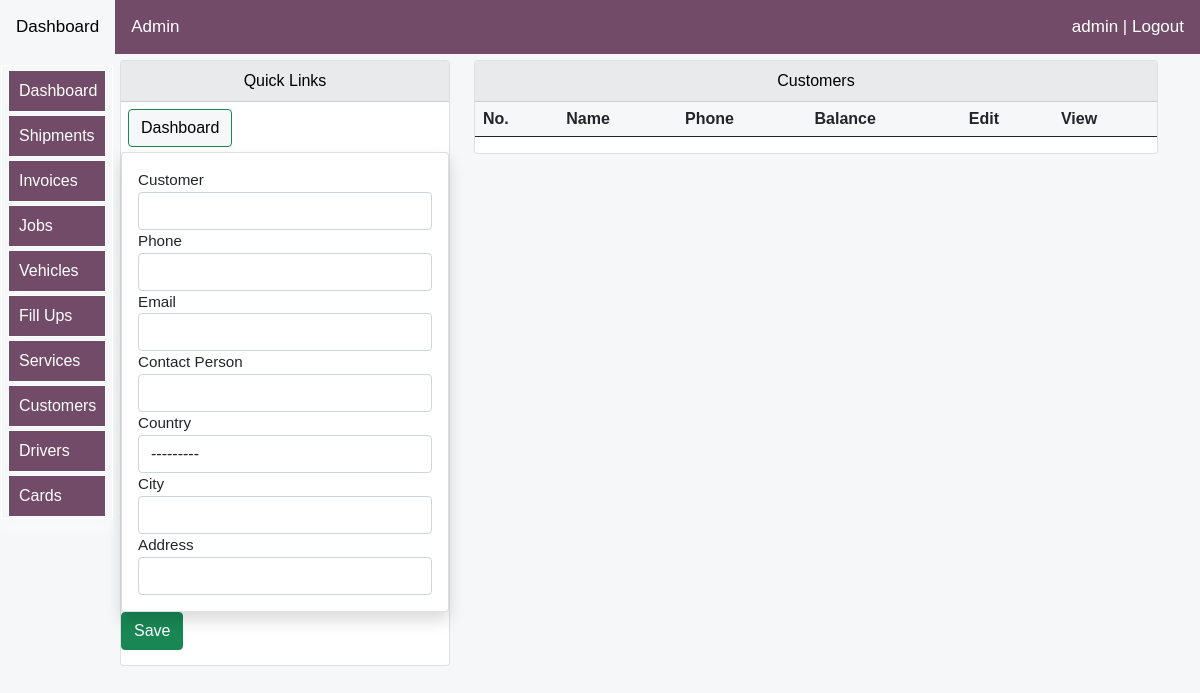
Before: /logistics/customers (signed in) with the older database file.
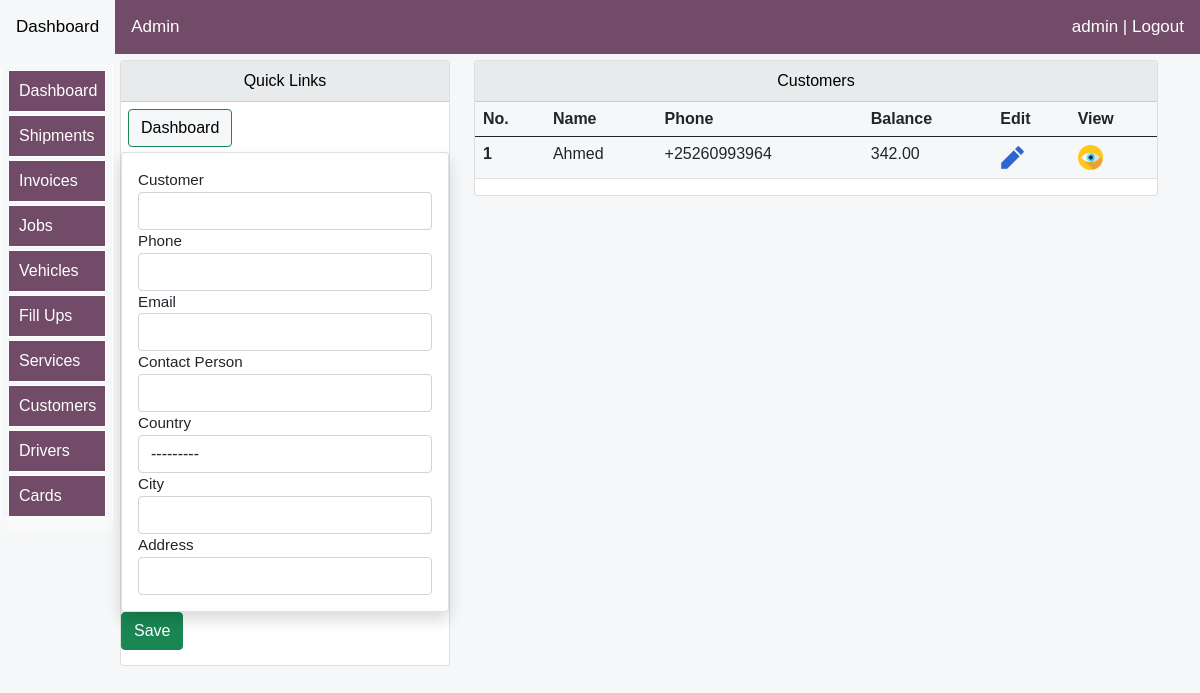
After: the same page with the newer database file.
### logistics/models.py (models this page shows, shortened)
class CustomersModel(models.Model):
    Country = [
    ('Somalia', 'Somalia'),
     ('Somaliland', 'Somaliland'),
    ('Kenya', 'Kenya'),
     ('UAE', 'UAE'),
     ('Ethiopia', 'Ethiopia'),
     ('Other', 'Other'),
    ]
    name = models.CharField(null=True, blank=True, max_length=20)
    phone = models.CharField(null=True, blank=True, max_length=30)
    email= models.CharField(null=True, blank=True, max_length=100)
    country = models.CharField(choices=Country, blank=True, max_length=30)
    city= models.CharField(null=True, blank=True, max_length=30)
    address = models.CharField(null=True, blank=True, max_length=30)
    balance=models.DecimalField(max_digits=10,blank=True,null=True,decimal_places=2,default=0)
    contact = models.CharField(null=True, blank=True, max_length=30)

### logistics/views.py (the view)
# urls.py: path('customers', views.add_show_customers, name="logistics-customers"),#this is the home page
@login_required(login_url='login:loginpage')
def add_show_customers(request):
    title="Customers"
    customers=CustomersModel.objects.all()
    form=AddCustomerForm()
    vehicles = AlwenVehiclesModel.objects.all()
    total=AlwenVehiclesModel.objects.count()
    if request.method == 'POST':
        form=AddCustomerForm(request.POST, request.FILES)
        if form.is_valid():
            form.save()
            return redirect('logistics:logistics-customers')
    else:
        form=AddCustomerForm()
    context={
        "vehicles":vehicles,
        "form":form,
        "title":title,
        "total":total,
        "customers":customers,
    }
    return render(request,'logistics/customers/customers.html',context)

### logistics/forms.py
class AddCustomerForm(forms.ModelForm):
    class Meta:
        model = CustomersModel
        fields = ['name','phone','email','country', 'city','address','contact']
        widgets={
            'name':forms.TextInput(attrs={'class':'form-control','placeholder':''}),
            'phone':forms.TextInput(attrs={'class':'form-control','placeholder':''}),
            'email':forms.TextInput(attrs={'class':'form-control','placeholder':''}),
            'city':forms.TextInput(attrs={'class':'form-control','placeholder':''}),
            'address':forms.TextInput(attrs={'class':'form-control','placeholder':''}),
            'contact':forms.TextInput(attrs={'class':'form-control','placeholder':''}),
            'country':forms.Select(attrs={'class':'form-control'}),
        }

### logistics/templates/logistics/customers/customers.html (shortened to what this page needs)
{% extends 'bases/base.html'%}
{% load static %}
{% load humanize %}
{% load crispy_forms_tags %}
{% block style %}
<link href="{% static 'css/bootstrap.min.css' %}" rel="stylesheet">
<link rel="stylesheet" href="https://use.fontawesome.com/releases/v5.15.2/css/all.css"
>
   {%endblock%}
   {% block body %}
<div class="container">
    <div class="row mt-12" >
        <div class="col-md-4">
            <div class="card">
                <div id="allif-section-headers" class="card-header ">
                   Quick Links
            </div>
              <div >
            <a  href="{% url 'logistics:logistics-dashboard' %}">
            <button id="allif-link-buttons" type="button" class="btn btn-success mybuttonlinks" >
            Dashboard</button></a>
            </div>
<div class="col-md-12">
      <div class="col-md-12">
        <form method='POST' action=''>{% csrf_token %}
          <div class="card my-card shadow text-left p-3">
          <label>Customer</label> {{form.name}}
          <label>Phone</label>{{form.phone}}
          <label>Email</label>{{form.email}}
          <label>Contact Person</label>{{form.contact}}
          <label>Country</label>{{form.country}}
          <label>City</label>{{form.city}}
          <label>Address</label>{{form.address}}
          </div>
          <input type="submit" value='Save' class="btn btn-success btn-block">
        </form>
      </div>
</div>
            </div>
        </div>
    <div class="col-md-8">
        <div class="card">
            <div id="allif-section-headers" class="card-header">
            Customers
            </div>
            <div class="col-md-12">
            <table class="table">
            <thead>
            <tr>
            <th>No.</th>
            <th>Name</th>
            <th>Phone</th>
            <th>Balance</th>
            <th>Edit</th>
            <th>View</th>
            </tr>
        </thead>
        <tbody>
          {% for customer in customers %}
          <tr>
              <th scope="row">{{forloop.counter}}</th>
              <td>{{customer.name}} </td>
              <td>{{customer.phone}}</td>
              <td>{{customer.balance|intcomma}}</td>
              <td>
                  <a href="{% url 'logistics:update-log-customer-details' customer.id %}">
                    <img src="{% static 'images/edit.png'%}" width="25">
                  </a>
              </td>
              <td>
                <a href="{% url 'logistics:see-customer-details' customer.id %}">
                  <img src="{% static 'images/view.png'%}" width="25">
                </a>
            </td>
          </tr>
          {% endfor %}
          </tbody>
          </table>
            </div>
        </div></div></div>
</div>
   {% endblock %}

Changed rows visible on the page:
added CustomersModel: name "Ahmed", phone "+25260993964", balance "342.00"
